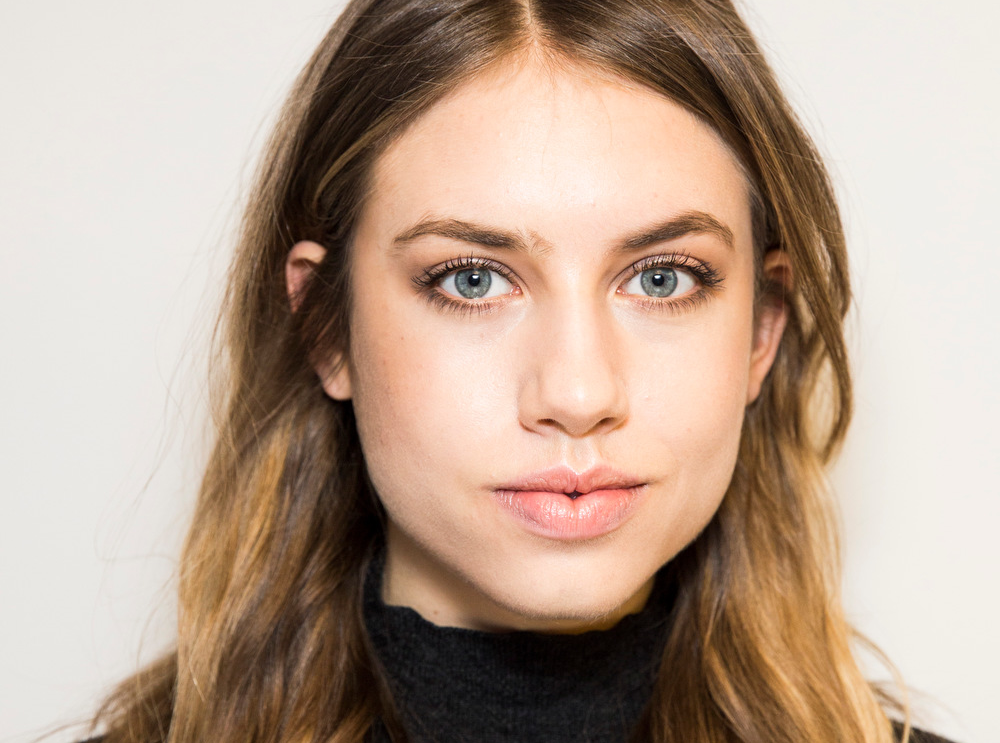
#> input picture images/face1.png, 1000 x 743 px
$ jupyter execute Face_Detection.ipynb
#> lines starting #> are read from the running program, lines starting #| are printed output that depends on the picture; after the words box and inside, x2 and y2 are one past the last pixel; in counts of white or black regions, pixels touching at a corner belong together
# Face Detection

[cell 1]
import cv2
import matplotlib.pyplot as plt

[cell 2]
#loading classifier for frontal face.
trained_faces = cv2.CascadeClassifier('haar-cascade-files-master/haarcascade_frontalface_default.xml')

[cell 3]
#function to convert BGR to RGB, since cv2 loads an image in BGR form.
def bgr_to_rgb(image) :
    return cv2.cvtColor(img, cv2.COLOR_BGR2RGB)

[cell 4]
#loading the image to detect the face
img = cv2.imread('images/face1.png')
#> img is the input picture: shape (743, 1000, 3); mean B, G, R 146.7, 163.4, 185.6
plt.axis('off')
plt.imshow(bgr_to_rgb(img))
plt.show()

[cell 5]
#converting the image into gray scaled image, since cv2 takes gray scaled image as an input.
gray_image = cv2.cvtColor(img, cv2.COLOR_BGR2GRAY)
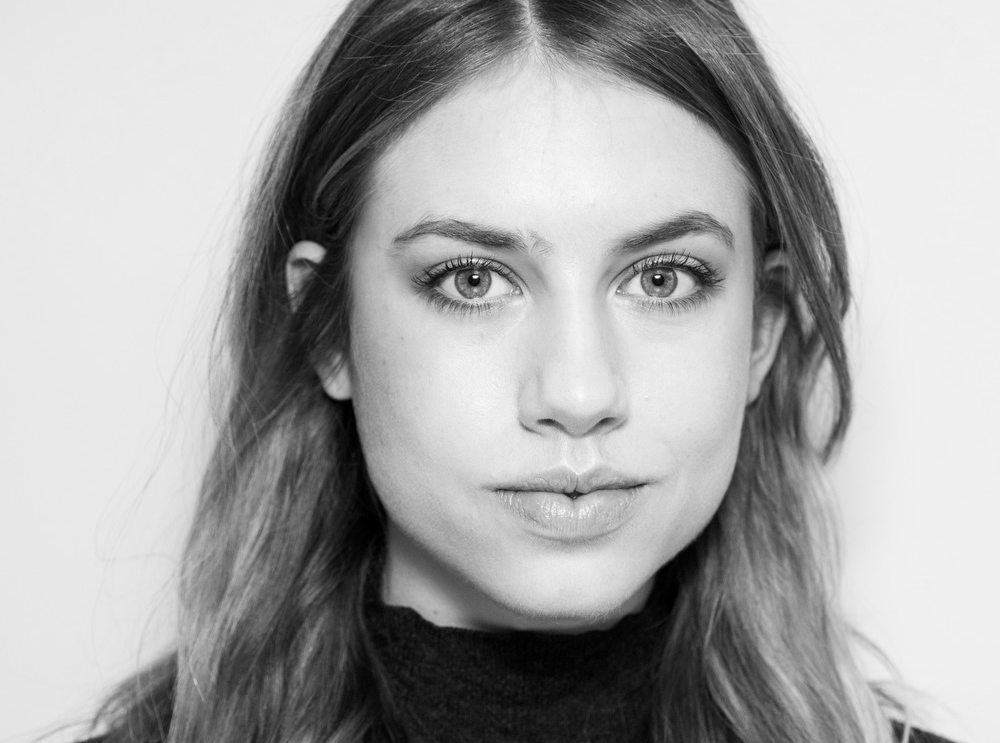
#> gray_image: shape (743, 1000); min 0, max 255, mean 168.1
plt.imshow(gray_image, cmap='gray')
plt.axis('off')
plt.show()

[cell 6]
#detecting the face
rect_coordinates = trained_faces.detectMultiScale(gray_image)
#> rect_coordinates = [[322, 97, 495, 495]]
print(f"Face found = {len(rect_coordinates)}")
#| Face found = 1

for (x, y, w, h) in rect_coordinates :
    cv2.rectangle(img, (x, y), (w+x, h+y), (0, 255, 0), 5)
#> this loop made 1 pass
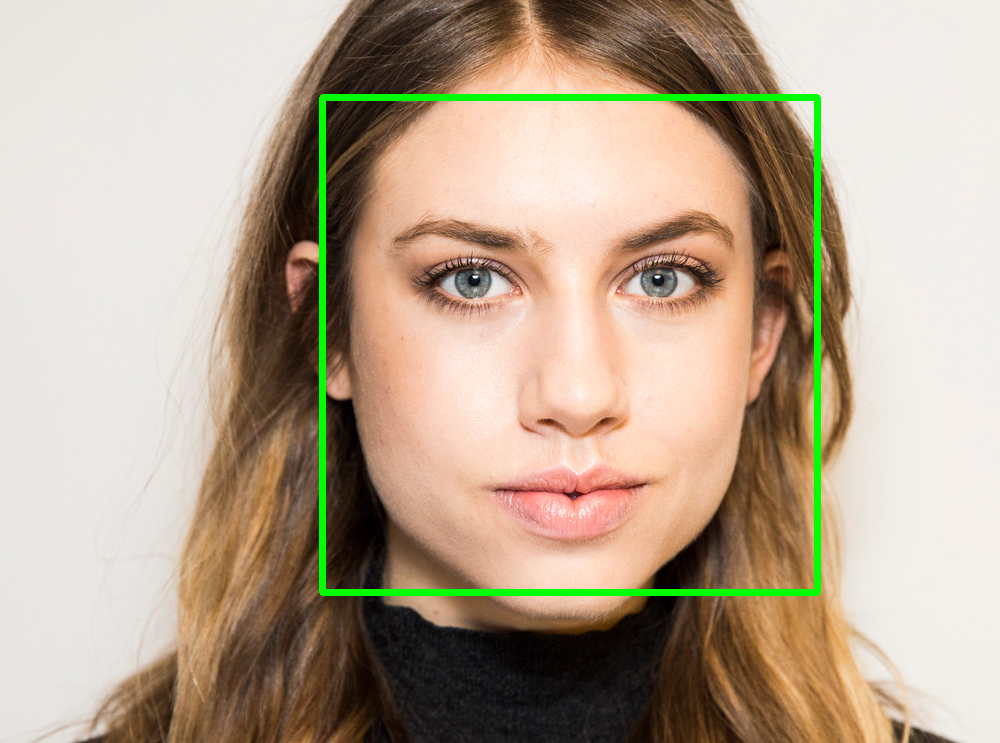
#> img: shape (743, 1000, 3); 1.86% of pixels changed, all inside (x1, y1, x2, y2) = (319, 94, 821, 596)
plt.imshow(bgr_to_rgb(img))
plt.axis('off')
plt.show()

[cell 7]
#summing up this all in one function
def detect_face(image_path) :

#> called with image_path = 'images/face2.jpg'
    trained_faces = cv2.CascadeClassifier('haar-cascade-files-master/haarcascade_frontalface_default.xml')
    image = cv2.imread(image_path)
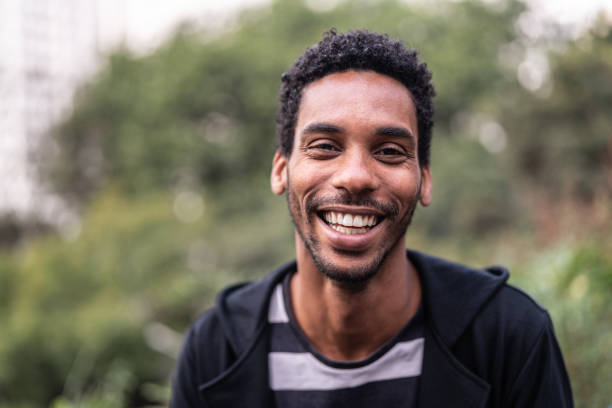
#> input picture images/face2.jpg, 612 x 408 px
#> image is the input picture: shape (408, 612, 3); mean B, G, R 99.7, 114.4, 120.9
    image_copy = image

    gray_image = cv2.cvtColor(image_copy, cv2.COLOR_BGR2GRAY)
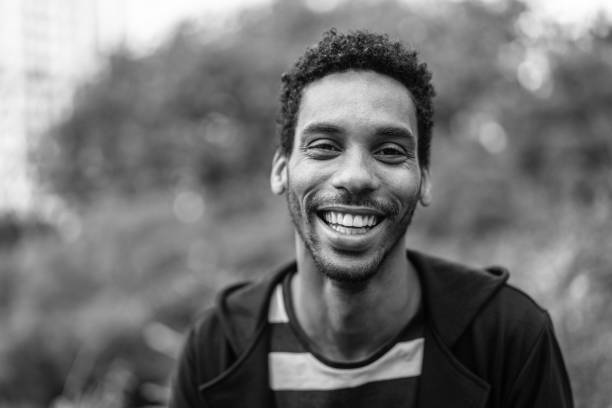
#> gray_image: shape (408, 612); min 0, max 255, mean 114.6
    rectangle_coordinates = trained_faces.detectMultiScale(gray_image, scaleFactor=1.5, minNeighbors=5)
#> rectangle_coordinates = [[268, 77, 182, 182]]

    for (x, y, w, h) in rectangle_coordinates :
        cv2.rectangle(image_copy, (x, y), (x+w, y+h), (0, 255, 0), 2)
#> this loop made 1 pass
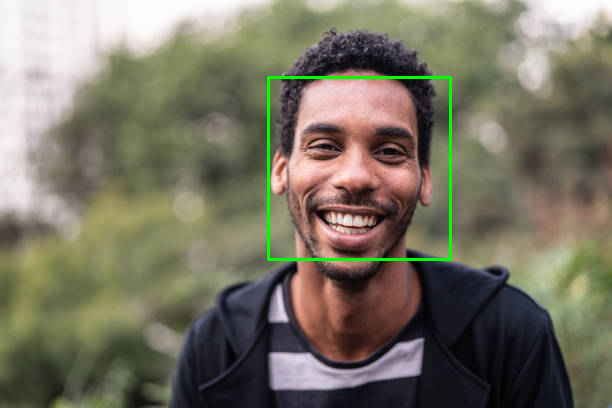
#> image_copy: shape (408, 612, 3); 0.87% of pixels changed, all inside (x1, y1, x2, y2) = (267, 76, 452, 261)

    print(f'Face detected = {len(rectangle_coordinates)}')
#| Face detected = 1
    rgb_image = cv2.cvtColor(image_copy, cv2.COLOR_BGR2RGB)

    plt.imshow(rgb_image)
    plt.axis('off')
    plt.show()

[cell 8]
#testing the function by feeding image
detect_face('images/face2.jpg')

[cell 9]
detect_face('images/group_pic.jpg')
#> call 2 of detect_face, with image_path = 'images/group_pic.jpg'
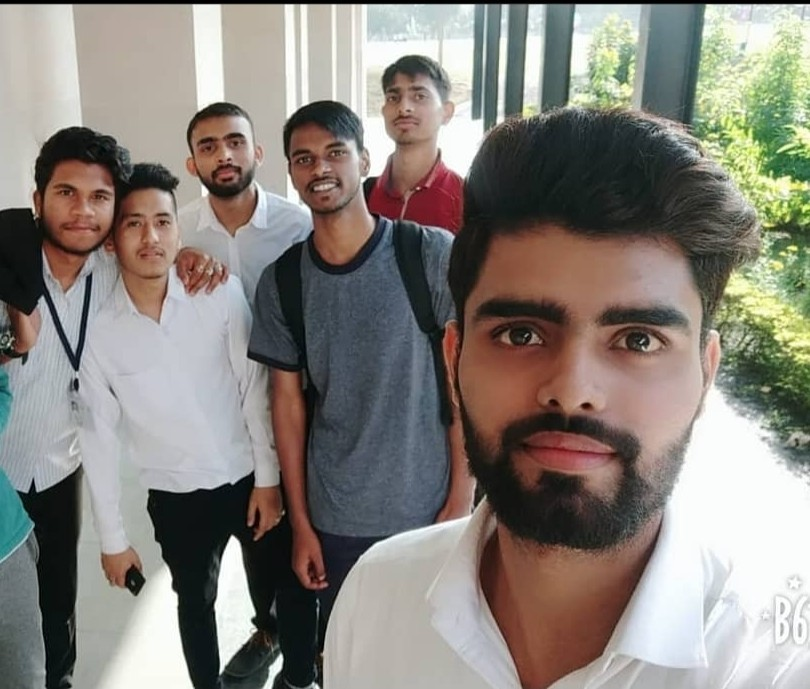
#> input picture images/group_pic.jpg, 810 x 689 px
#> in detect_face, image is the input picture: shape (689, 810, 3); mean B, G, R 124.1, 130.8, 135.9
#> in detect_face (call 2), `gray_image = cv2.cvtColor(image_copy, cv2.COLOR_BGR2GRAY)`:
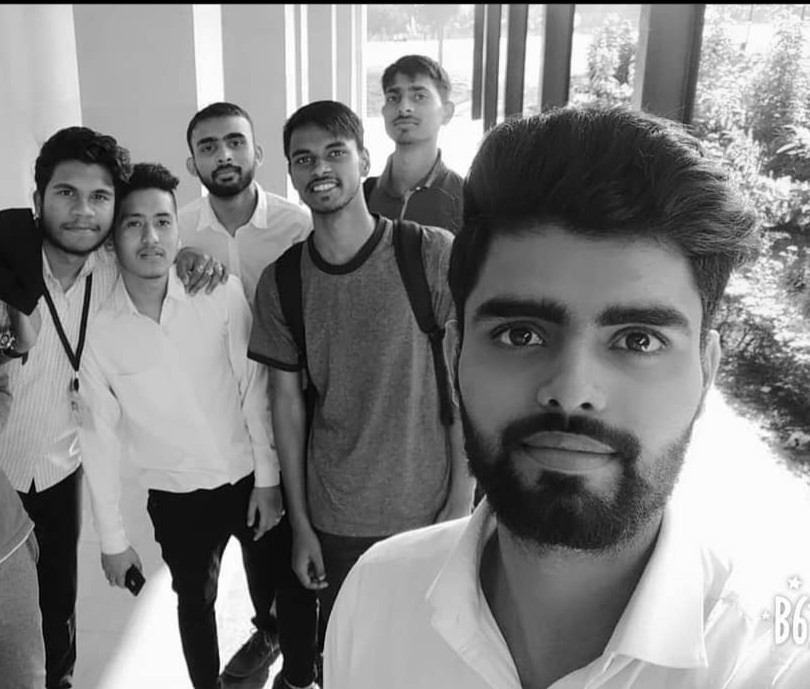
#> gray_image: shape (689, 810); min 0, max 255, mean 131.6
#> in detect_face (call 2), `rectangle_coordinates = trained_faces.detectMultiScale(gray_image, sca..`: rectangle_coordinates = [[379, 77, 54, 54], [181, 112, 81, 81], [281, 124, 81, 81], [42, 165, 81, 81], [110, 192, 81, 81], [434, 232, 273, 273]]
#> the loop in detect_face (call 2), `for (x, y, w, h) in rectangle_coordinates :` made 6 passes
#> after the loop in detect_face (call 2), `for (x, y, w, h) in rectangle_coordinates :`:
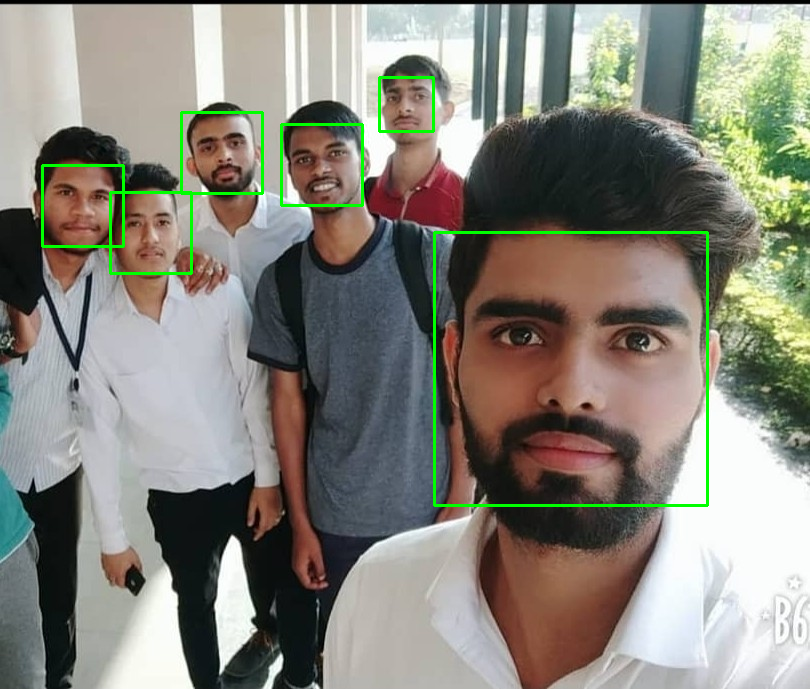
#> image_copy: shape (689, 810, 3); 1.39% of pixels changed, all inside (x1, y1, x2, y2) = (41, 76, 709, 507)
#| Face detected = 6
